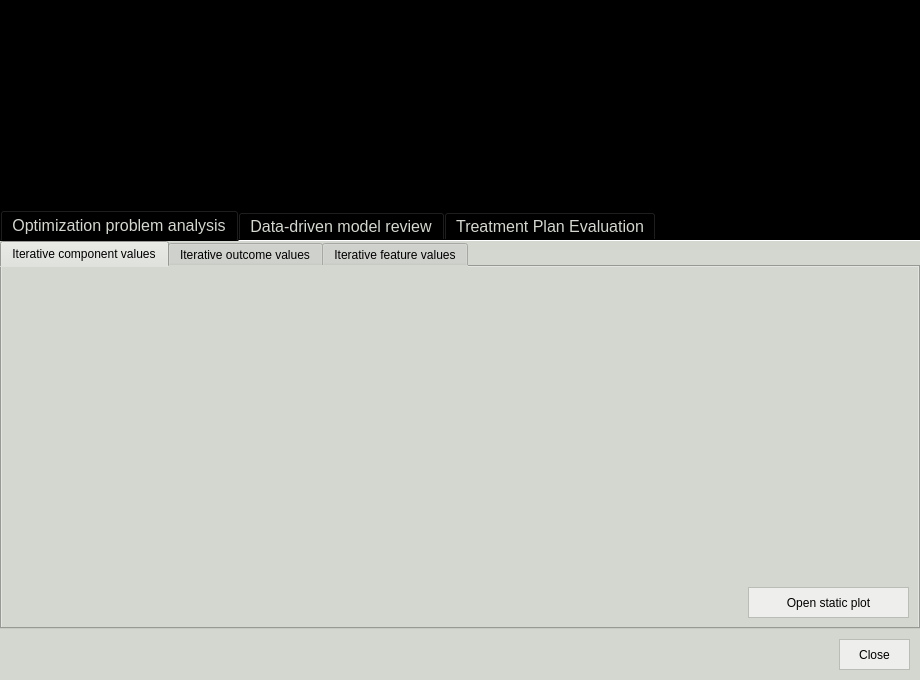
<?xml version="1.0" encoding="UTF-8"?>
<ui version="4.0">
 <class>vis_window</class>
 <widget class="QMainWindow" name="vis_window">
  <property name="windowModality">
   <enum>Qt::WindowModal</enum>
  </property>
  <property name="geometry">
   <rect>
    <x>0</x>
    <y>0</y>
    <width>920</width>
    <height>680</height>
   </rect>
  </property>
  <property name="minimumSize">
   <size>
    <width>920</width>
    <height>680</height>
   </size>
  </property>
  <property name="maximumSize">
   <size>
    <width>2560</width>
    <height>1440</height>
   </size>
  </property>
  <property name="windowTitle">
   <string>Visualizer</string>
  </property>
  <property name="windowIcon">
   <iconset resource="../../gui/assets/resources.qrc">
    <normaloff>:/special_icons/icons_special/logo_white_icon.png</normaloff>:/special_icons/icons_special/logo_white_icon.png</iconset>
  </property>
  <widget class="QWidget" name="central_widget">
   <property name="styleSheet">
    <string notr="true">color: rgb(211, 215, 207);
background-color: rgb(0, 0, 0);</string>
   </property>
   <layout class="QVBoxLayout" name="central_widget_layout">
    <property name="spacing">
     <number>0</number>
    </property>
    <property name="leftMargin">
     <number>0</number>
    </property>
    <property name="topMargin">
     <number>0</number>
    </property>
    <property name="rightMargin">
     <number>0</number>
    </property>
    <property name="bottomMargin">
     <number>0</number>
    </property>
    <item>
     <layout class="QVBoxLayout" name="body_layout">
      <item>
       <layout class="QGridLayout" name="widget_layout" columnstretch="1,0,0">
        <property name="spacing">
         <number>0</number>
        </property>
        <item row="0" column="2">
         <widget class="QWidget" name="meta_settings_right_widget" native="true">
          <property name="sizePolicy">
           <sizepolicy hsizetype="Expanding" vsizetype="Preferred">
            <horstretch>1</horstretch>
            <verstretch>0</verstretch>
           </sizepolicy>
          </property>
          <property name="minimumSize">
           <size>
            <width>333</width>
            <height>0</height>
           </size>
          </property>
         </widget>
        </item>
        <item row="0" column="0">
         <widget class="QWidget" name="meta_settings_left_widget" native="true">
          <property name="sizePolicy">
           <sizepolicy hsizetype="Expanding" vsizetype="Preferred">
            <horstretch>0</horstretch>
            <verstretch>0</verstretch>
           </sizepolicy>
          </property>
          <property name="minimumSize">
           <size>
            <width>333</width>
            <height>0</height>
           </size>
          </property>
         </widget>
        </item>
        <item row="4" column="0" colspan="3">
         <widget class="QTabWidget" name="categories_widget">
          <property name="minimumSize">
           <size>
            <width>916</width>
            <height>0</height>
           </size>
          </property>
          <property name="font">
           <font>
            <pointsize>12</pointsize>
           </font>
          </property>
          <property name="currentIndex">
           <number>0</number>
          </property>
          <property name="iconSize">
           <size>
            <width>50</width>
            <height>50</height>
           </size>
          </property>
          <property name="documentMode">
           <bool>true</bool>
          </property>
          <widget class="QWidget" name="tab_problem">
           <property name="styleSheet">
            <string notr="true">color: rgb(0, 0, 0);
background-color: rgb(211, 215, 207);</string>
           </property>
           <attribute name="title">
            <string>Optimization problem analysis</string>
           </attribute>
           <layout class="QVBoxLayout" name="tab_problem_meta_layout">
            <property name="spacing">
             <number>0</number>
            </property>
            <property name="leftMargin">
             <number>0</number>
            </property>
            <property name="topMargin">
             <number>0</number>
            </property>
            <property name="rightMargin">
             <number>0</number>
            </property>
            <property name="bottomMargin">
             <number>0</number>
            </property>
            <item>
             <layout class="QVBoxLayout" name="tab_problem_layout">
              <item>
               <widget class="QTabWidget" name="tab_problem_fields">
                <property name="currentIndex">
                 <number>0</number>
                </property>
                <widget class="QWidget" name="comp_vals_widget">
                 <attribute name="title">
                  <string>Iterative component values</string>
                 </attribute>
                 <layout class="QVBoxLayout" name="comp_vals_meta_layout">
                  <item>
                   <layout class="QVBoxLayout" name="comp_vals_layout">
                    <item>
                     <layout class="QHBoxLayout" name="comp_vals_top_layout">
                      <item>
                       <widget class="QWidget" name="comp_vals_top_widget" native="true">
                        <property name="minimumSize">
                         <size>
                          <width>0</width>
                          <height>187</height>
                         </size>
                        </property>
                        <property name="styleSheet">
                         <string notr="true">border: 1px solid;
border-color: rgb(211, 215, 207);</string>
                        </property>
                        <layout class="QVBoxLayout" name="comp_vals_top_meta_layout">
                         <property name="spacing">
                          <number>0</number>
                         </property>
                         <property name="leftMargin">
                          <number>0</number>
                         </property>
                         <property name="topMargin">
                          <number>0</number>
                         </property>
                         <property name="rightMargin">
                          <number>0</number>
                         </property>
                         <property name="bottomMargin">
                          <number>0</number>
                         </property>
                         <item>
                          <layout class="QVBoxLayout" name="comp_vals_top_widget_layout">
                           <property name="spacing">
                            <number>0</number>
                           </property>
                          </layout>
                         </item>
                        </layout>
                       </widget>
                      </item>
                     </layout>
                    </item>
                    <item>
                     <layout class="QHBoxLayout" name="comp_vals_bottom_layout">
                      <item>
                       <spacer name="comp_vals_bottom_hspacer">
                        <property name="orientation">
                         <enum>Qt::Horizontal</enum>
                        </property>
                        <property name="sizeHint" stdset="0">
                         <size>
                          <width>40</width>
                          <height>20</height>
                         </size>
                        </property>
                       </spacer>
                      </item>
                      <item>
                       <widget class="QPushButton" name="open_comp_vals_pbutton">
                        <property name="minimumSize">
                         <size>
                          <width>161</width>
                          <height>31</height>
                         </size>
                        </property>
                        <property name="maximumSize">
                         <size>
                          <width>161</width>
                          <height>31</height>
                         </size>
                        </property>
                        <property name="cursor">
                         <cursorShape>PointingHandCursor</cursorShape>
                        </property>
                        <property name="styleSheet">
                         <string notr="true">color: rgb(0, 0, 0);
background-color: rgb(238, 238, 236);
border: 1px solid;
border-color: rgb(186, 189, 182);</string>
                        </property>
                        <property name="text">
                         <string>Open static plot</string>
                        </property>
                       </widget>
                      </item>
                     </layout>
                    </item>
                   </layout>
                  </item>
                 </layout>
                </widget>
                <widget class="QWidget" name="outc_vals_widget">
                 <attribute name="title">
                  <string>Iterative outcome values</string>
                 </attribute>
                 <layout class="QVBoxLayout" name="outc_vals_meta_layout">
                  <item>
                   <layout class="QVBoxLayout" name="outc_vals_layout">
                    <item>
                     <layout class="QHBoxLayout" name="outc_vals_top_layout">
                      <item>
                       <widget class="QWidget" name="outc_vals_top_widget" native="true">
                        <property name="minimumSize">
                         <size>
                          <width>0</width>
                          <height>187</height>
                         </size>
                        </property>
                        <property name="styleSheet">
                         <string notr="true">border: 1px solid;
border-color: rgb(211, 215, 207);</string>
                        </property>
                        <layout class="QVBoxLayout" name="outc_vals_top_meta_layout">
                         <property name="spacing">
                          <number>0</number>
                         </property>
                         <property name="leftMargin">
                          <number>0</number>
                         </property>
                         <property name="topMargin">
                          <number>0</number>
                         </property>
                         <property name="rightMargin">
                          <number>0</number>
                         </property>
                         <property name="bottomMargin">
                          <number>0</number>
                         </property>
                         <item>
                          <layout class="QVBoxLayout" name="outc_vals_top_widget_layout">
                           <property name="spacing">
                            <number>0</number>
                           </property>
                          </layout>
                         </item>
                        </layout>
                       </widget>
                      </item>
                     </layout>
                    </item>
                    <item>
                     <layout class="QHBoxLayout" name="outc_vals_bottom_layout">
                      <item>
                       <spacer name="outc_vals_bottom_hspacer">
                        <property name="orientation">
                         <enum>Qt::Horizontal</enum>
                        </property>
                        <property name="sizeHint" stdset="0">
                         <size>
                          <width>40</width>
                          <height>20</height>
                         </size>
                        </property>
                       </spacer>
                      </item>
                      <item>
                       <widget class="QPushButton" name="open_outc_vals_pbutton">
                        <property name="minimumSize">
                         <size>
                          <width>161</width>
                          <height>31</height>
                         </size>
                        </property>
                        <property name="maximumSize">
                         <size>
                          <width>161</width>
                          <height>31</height>
                         </size>
                        </property>
                        <property name="cursor">
                         <cursorShape>PointingHandCursor</cursorShape>
                        </property>
                        <property name="styleSheet">
                         <string notr="true">color: rgb(0, 0, 0);
background-color: rgb(238, 238, 236);
border: 1px solid;
border-color: rgb(186, 189, 182);</string>
                        </property>
                        <property name="text">
                         <string>Open static plot</string>
                        </property>
                       </widget>
                      </item>
                     </layout>
                    </item>
                   </layout>
                  </item>
                 </layout>
                </widget>
                <widget class="QWidget" name="feat_vals_widget">
                 <attribute name="title">
                  <string>Iterative feature values</string>
                 </attribute>
                 <layout class="QVBoxLayout" name="feat_vals_meta_layout">
                  <item>
                   <layout class="QVBoxLayout" name="feat_vals_layout">
                    <item>
                     <layout class="QHBoxLayout" name="feat_vals_top_layout">
                      <item>
                       <widget class="QWidget" name="feat_vals_top_widget" native="true">
                        <property name="minimumSize">
                         <size>
                          <width>0</width>
                          <height>187</height>
                         </size>
                        </property>
                        <property name="styleSheet">
                         <string notr="true">border: 1px solid;
border-color: rgb(211, 215, 207);</string>
                        </property>
                        <layout class="QVBoxLayout" name="feat_vals_top_meta_layout">
                         <property name="spacing">
                          <number>0</number>
                         </property>
                         <property name="leftMargin">
                          <number>0</number>
                         </property>
                         <property name="topMargin">
                          <number>0</number>
                         </property>
                         <property name="rightMargin">
                          <number>0</number>
                         </property>
                         <property name="bottomMargin">
                          <number>0</number>
                         </property>
                         <item>
                          <layout class="QVBoxLayout" name="feat_vals_top_widget_layout">
                           <property name="spacing">
                            <number>0</number>
                           </property>
                          </layout>
                         </item>
                        </layout>
                       </widget>
                      </item>
                     </layout>
                    </item>
                    <item>
                     <layout class="QHBoxLayout" name="feat_vals_bottom_layout">
                      <item>
                       <spacer name="feat_vals_bottom_hspacer">
                        <property name="orientation">
                         <enum>Qt::Horizontal</enum>
                        </property>
                        <property name="sizeHint" stdset="0">
                         <size>
                          <width>40</width>
                          <height>20</height>
                         </size>
                        </property>
                       </spacer>
                      </item>
                      <item>
                       <widget class="QPushButton" name="open_feat_vals_pbutton">
                        <property name="minimumSize">
                         <size>
                          <width>161</width>
                          <height>31</height>
                         </size>
                        </property>
                        <property name="maximumSize">
                         <size>
                          <width>161</width>
                          <height>31</height>
                         </size>
                        </property>
                        <property name="cursor">
                         <cursorShape>PointingHandCursor</cursorShape>
                        </property>
                        <property name="styleSheet">
                         <string notr="true">color: rgb(0, 0, 0);
background-color: rgb(238, 238, 236);
border: 1px solid;
border-color: rgb(186, 189, 182);</string>
                        </property>
                        <property name="text">
                         <string>Open static plot</string>
                        </property>
                       </widget>
                      </item>
                     </layout>
                    </item>
                   </layout>
                  </item>
                 </layout>
                </widget>
               </widget>
              </item>
             </layout>
            </item>
           </layout>
          </widget>
          <widget class="QWidget" name="tab_model">
           <property name="styleSheet">
            <string notr="true">color: rgb(0, 0, 0);
background-color: rgb(211, 215, 207);</string>
           </property>
           <attribute name="title">
            <string>Data-driven model review</string>
           </attribute>
           <layout class="QVBoxLayout" name="tab_model_meta_layout">
            <property name="spacing">
             <number>0</number>
            </property>
            <property name="leftMargin">
             <number>0</number>
            </property>
            <property name="topMargin">
             <number>0</number>
            </property>
            <property name="rightMargin">
             <number>0</number>
            </property>
            <property name="bottomMargin">
             <number>0</number>
            </property>
            <item>
             <layout class="QVBoxLayout" name="tab_model_layout">
              <item>
               <widget class="QTabWidget" name="tab_model_fields">
                <property name="currentIndex">
                 <number>0</number>
                </property>
                <widget class="QWidget" name="metrics_widget">
                 <attribute name="title">
                  <string>Evaluation metrics</string>
                 </attribute>
                 <layout class="QVBoxLayout" name="metrics_meta_layout">
                  <item>
                   <layout class="QVBoxLayout" name="metrics_layout">
                    <item>
                     <layout class="QHBoxLayout" name="metrics_top_layout">
                      <item>
                       <widget class="QWidget" name="metrics_top_widget" native="true">
                        <property name="minimumSize">
                         <size>
                          <width>0</width>
                          <height>187</height>
                         </size>
                        </property>
                        <property name="styleSheet">
                         <string notr="true">border: 1px solid;
border-color: rgb(211, 215, 207);</string>
                        </property>
                        <layout class="QVBoxLayout" name="metrics_top_meta_layout">
                         <property name="spacing">
                          <number>0</number>
                         </property>
                         <property name="leftMargin">
                          <number>0</number>
                         </property>
                         <property name="topMargin">
                          <number>0</number>
                         </property>
                         <property name="rightMargin">
                          <number>0</number>
                         </property>
                         <property name="bottomMargin">
                          <number>0</number>
                         </property>
                         <item>
                          <layout class="QVBoxLayout" name="metrics_top_widget_layout">
                           <property name="spacing">
                            <number>0</number>
                           </property>
                          </layout>
                         </item>
                        </layout>
                       </widget>
                      </item>
                     </layout>
                    </item>
                    <item>
                     <layout class="QHBoxLayout" name="metrics_bottom_layout">
                      <item>
                       <spacer name="metrics_bottom_hspacer">
                        <property name="orientation">
                         <enum>Qt::Horizontal</enum>
                        </property>
                        <property name="sizeHint" stdset="0">
                         <size>
                          <width>40</width>
                          <height>20</height>
                         </size>
                        </property>
                       </spacer>
                      </item>
                      <item>
                       <widget class="QPushButton" name="open_metrics_graphs_pbutton">
                        <property name="minimumSize">
                         <size>
                          <width>161</width>
                          <height>31</height>
                         </size>
                        </property>
                        <property name="maximumSize">
                         <size>
                          <width>161</width>
                          <height>31</height>
                         </size>
                        </property>
                        <property name="cursor">
                         <cursorShape>PointingHandCursor</cursorShape>
                        </property>
                        <property name="styleSheet">
                         <string notr="true">color: rgb(0, 0, 0);
background-color: rgb(238, 238, 236);
border: 1px solid;
border-color: rgb(186, 189, 182);</string>
                        </property>
                        <property name="text">
                         <string>Open static plot (gr.)</string>
                        </property>
                       </widget>
                      </item>
                      <item>
                       <widget class="QPushButton" name="open_metrics_tables_pbutton">
                        <property name="minimumSize">
                         <size>
                          <width>161</width>
                          <height>31</height>
                         </size>
                        </property>
                        <property name="maximumSize">
                         <size>
                          <width>161</width>
                          <height>31</height>
                         </size>
                        </property>
                        <property name="cursor">
                         <cursorShape>PointingHandCursor</cursorShape>
                        </property>
                        <property name="styleSheet">
                         <string notr="true">color: rgb(0, 0, 0);
background-color: rgb(238, 238, 236);
border: 1px solid;
border-color: rgb(186, 189, 182);</string>
                        </property>
                        <property name="text">
                         <string>Open static plot (tab.)</string>
                        </property>
                       </widget>
                      </item>
                     </layout>
                    </item>
                   </layout>
                  </item>
                 </layout>
                </widget>
                <widget class="QWidget" name="perm_widget">
                 <attribute name="title">
                  <string>Permutation importance</string>
                 </attribute>
                 <layout class="QVBoxLayout" name="perm_meta_layout">
                  <item>
                   <layout class="QVBoxLayout" name="perm_layout">
                    <item>
                     <layout class="QHBoxLayout" name="perm_top_layout">
                      <item>
                       <widget class="QWidget" name="perm_top_widget" native="true">
                        <property name="minimumSize">
                         <size>
                          <width>0</width>
                          <height>187</height>
                         </size>
                        </property>
                        <property name="styleSheet">
                         <string notr="true">border: 1px solid;
border-color: rgb(211, 215, 207);</string>
                        </property>
                        <layout class="QVBoxLayout" name="perm_top_meta_layout">
                         <property name="spacing">
                          <number>0</number>
                         </property>
                         <property name="leftMargin">
                          <number>0</number>
                         </property>
                         <property name="topMargin">
                          <number>0</number>
                         </property>
                         <property name="rightMargin">
                          <number>0</number>
                         </property>
                         <property name="bottomMargin">
                          <number>0</number>
                         </property>
                         <item>
                          <layout class="QVBoxLayout" name="perm_top_widget_layout">
                           <property name="spacing">
                            <number>0</number>
                           </property>
                          </layout>
                         </item>
                        </layout>
                       </widget>
                      </item>
                     </layout>
                    </item>
                    <item>
                     <layout class="QHBoxLayout" name="perm_bottom_layout">
                      <item>
                       <spacer name="perm_bottom_hspacer">
                        <property name="orientation">
                         <enum>Qt::Horizontal</enum>
                        </property>
                        <property name="sizeHint" stdset="0">
                         <size>
                          <width>40</width>
                          <height>20</height>
                         </size>
                        </property>
                       </spacer>
                      </item>
                      <item>
                       <widget class="QPushButton" name="open_perm_pbutton">
                        <property name="minimumSize">
                         <size>
                          <width>161</width>
                          <height>31</height>
                         </size>
                        </property>
                        <property name="maximumSize">
                         <size>
                          <width>161</width>
                          <height>31</height>
                         </size>
                        </property>
                        <property name="cursor">
                         <cursorShape>PointingHandCursor</cursorShape>
                        </property>
                        <property name="styleSheet">
                         <string notr="true">color: rgb(0, 0, 0);
background-color: rgb(238, 238, 236);
border: 1px solid;
border-color: rgb(186, 189, 182);</string>
                        </property>
                        <property name="text">
                         <string>Open static plot</string>
                        </property>
                       </widget>
                      </item>
                     </layout>
                    </item>
                   </layout>
                  </item>
                 </layout>
                </widget>
               </widget>
              </item>
             </layout>
            </item>
           </layout>
          </widget>
          <widget class="QWidget" name="tab_plan">
           <property name="styleSheet">
            <string notr="true">color: rgb(0, 0, 0);
background-color: rgb(211, 215, 207);</string>
           </property>
           <attribute name="title">
            <string>Treatment Plan Evaluation</string>
           </attribute>
           <layout class="QVBoxLayout" name="tab_plan_meta_layout">
            <property name="spacing">
             <number>0</number>
            </property>
            <property name="leftMargin">
             <number>0</number>
            </property>
            <property name="topMargin">
             <number>0</number>
            </property>
            <property name="rightMargin">
             <number>0</number>
            </property>
            <property name="bottomMargin">
             <number>0</number>
            </property>
            <item>
             <layout class="QVBoxLayout" name="tab_plan_layout">
              <item>
               <widget class="QTabWidget" name="tab_plan_fields">
                <property name="currentIndex">
                 <number>0</number>
                </property>
                <widget class="QWidget" name="image_widget">
                 <attribute name="title">
                  <string>CT/Dose image</string>
                 </attribute>
                 <layout class="QVBoxLayout" name="image_meta_layout">
                  <item>
                   <layout class="QVBoxLayout" name="image_layout">
                    <item>
                     <layout class="QHBoxLayout" name="image_top_layout">
                      <item>
                       <widget class="QWidget" name="image_top_widget" native="true">
                        <property name="minimumSize">
                         <size>
                          <width>0</width>
                          <height>187</height>
                         </size>
                        </property>
                        <property name="styleSheet">
                         <string notr="true">border: 1px solid;
border-color: rgb(211, 215, 207);</string>
                        </property>
                        <layout class="QVBoxLayout" name="image_top_meta_layout">
                         <property name="spacing">
                          <number>0</number>
                         </property>
                         <property name="leftMargin">
                          <number>0</number>
                         </property>
                         <property name="topMargin">
                          <number>0</number>
                         </property>
                         <property name="rightMargin">
                          <number>0</number>
                         </property>
                         <property name="bottomMargin">
                          <number>0</number>
                         </property>
                         <item>
                          <layout class="QVBoxLayout" name="image_top_widget_layout">
                           <property name="spacing">
                            <number>0</number>
                           </property>
                          </layout>
                         </item>
                        </layout>
                       </widget>
                      </item>
                     </layout>
                    </item>
                    <item>
                     <layout class="QHBoxLayout" name="image_bottom_layout">
                      <item>
                       <spacer name="image_bottom_hspacer">
                        <property name="orientation">
                         <enum>Qt::Horizontal</enum>
                        </property>
                        <property name="sizeHint" stdset="0">
                         <size>
                          <width>40</width>
                          <height>20</height>
                         </size>
                        </property>
                       </spacer>
                      </item>
                      <item>
                       <widget class="QPushButton" name="open_image_pbutton">
                        <property name="minimumSize">
                         <size>
                          <width>161</width>
                          <height>31</height>
                         </size>
                        </property>
                        <property name="maximumSize">
                         <size>
                          <width>161</width>
                          <height>31</height>
                         </size>
                        </property>
                        <property name="cursor">
                         <cursorShape>PointingHandCursor</cursorShape>
                        </property>
                        <property name="styleSheet">
                         <string notr="true">color: rgb(0, 0, 0);
background-color: rgb(238, 238, 236);
border: 1px solid;
border-color: rgb(186, 189, 182);</string>
                        </property>
                        <property name="text">
                         <string>Open static plot</string>
                        </property>
                       </widget>
                      </item>
                     </layout>
                    </item>
                   </layout>
                  </item>
                 </layout>
                </widget>
                <widget class="QWidget" name="dvh_widget">
                 <attribute name="title">
                  <string>Dose-volume histogram</string>
                 </attribute>
                 <layout class="QVBoxLayout" name="dvh_meta_layout">
                  <item>
                   <layout class="QVBoxLayout" name="dvh_layout">
                    <item>
                     <layout class="QHBoxLayout" name="dvh_top_layout">
                      <item>
                       <widget class="QWidget" name="dvh_top_widget" native="true">
                        <property name="minimumSize">
                         <size>
                          <width>0</width>
                          <height>187</height>
                         </size>
                        </property>
                        <property name="styleSheet">
                         <string notr="true">border: 1px solid;
border-color: rgb(211, 215, 207);</string>
                        </property>
                        <layout class="QVBoxLayout" name="dvh_top_meta_layout">
                         <property name="spacing">
                          <number>0</number>
                         </property>
                         <property name="leftMargin">
                          <number>0</number>
                         </property>
                         <property name="topMargin">
                          <number>0</number>
                         </property>
                         <property name="rightMargin">
                          <number>0</number>
                         </property>
                         <property name="bottomMargin">
                          <number>0</number>
                         </property>
                         <item>
                          <layout class="QVBoxLayout" name="dvh_top_widget_layout">
                           <property name="spacing">
                            <number>0</number>
                           </property>
                          </layout>
                         </item>
                        </layout>
                       </widget>
                      </item>
                     </layout>
                    </item>
                    <item>
                     <layout class="QHBoxLayout" name="dvh_bottom_layout">
                      <item>
                       <spacer name="dvh_bottom_hspacer">
                        <property name="orientation">
                         <enum>Qt::Horizontal</enum>
                        </property>
                        <property name="sizeHint" stdset="0">
                         <size>
                          <width>40</width>
                          <height>20</height>
                         </size>
                        </property>
                       </spacer>
                      </item>
                      <item>
                       <widget class="QPushButton" name="open_dvh_pbutton">
                        <property name="minimumSize">
                         <size>
                          <width>161</width>
                          <height>31</height>
                         </size>
                        </property>
                        <property name="maximumSize">
                         <size>
                          <width>161</width>
                          <height>31</height>
                         </size>
                        </property>
                        <property name="cursor">
                         <cursorShape>PointingHandCursor</cursorShape>
                        </property>
                        <property name="styleSheet">
                         <string notr="true">color: rgb(0, 0, 0);
background-color: rgb(238, 238, 236);
border: 1px solid;
border-color: rgb(186, 189, 182);</string>
                        </property>
                        <property name="text">
                         <string>Open static plot</string>
                        </property>
                       </widget>
                      </item>
                     </layout>
                    </item>
                   </layout>
                  </item>
                 </layout>
                </widget>
                <widget class="QWidget" name="ind_widget">
                 <attribute name="title">
                  <string>Quality indicators</string>
                 </attribute>
                 <layout class="QVBoxLayout" name="ind_meta_layout">
                  <item>
                   <layout class="QVBoxLayout" name="ind_layout">
                    <item>
                     <spacer name="ind_top_vspacer">
                      <property name="orientation">
                       <enum>Qt::Vertical</enum>
                      </property>
                      <property name="sizeHint" stdset="0">
                       <size>
                        <width>20</width>
                        <height>40</height>
                       </size>
                      </property>
                     </spacer>
                    </item>
                    <item>
                     <layout class="QHBoxLayout" name="ind_bottom_layout">
                      <item>
                       <spacer name="ind_bottom_hspacer">
                        <property name="orientation">
                         <enum>Qt::Horizontal</enum>
                        </property>
                        <property name="sizeHint" stdset="0">
                         <size>
                          <width>40</width>
                          <height>20</height>
                         </size>
                        </property>
                       </spacer>
                      </item>
                      <item>
                       <widget class="QPushButton" name="open_ind_pbutton">
                        <property name="minimumSize">
                         <size>
                          <width>161</width>
                          <height>31</height>
                         </size>
                        </property>
                        <property name="maximumSize">
                         <size>
                          <width>161</width>
                          <height>31</height>
                         </size>
                        </property>
                        <property name="cursor">
                         <cursorShape>PointingHandCursor</cursorShape>
                        </property>
                        <property name="styleSheet">
                         <string notr="true">color: rgb(0, 0, 0);
background-color: rgb(238, 238, 236);
border: 1px solid;
border-color: rgb(186, 189, 182);</string>
                        </property>
                        <property name="text">
                         <string>Open static plot</string>
                        </property>
                       </widget>
                      </item>
                     </layout>
                    </item>
                   </layout>
                  </item>
                 </layout>
                </widget>
               </widget>
              </item>
             </layout>
            </item>
           </layout>
          </widget>
         </widget>
        </item>
        <item row="0" column="1">
         <widget class="QWidget" name="logo_widget" native="true">
          <property name="minimumSize">
           <size>
            <width>250</width>
            <height>210</height>
           </size>
          </property>
          <property name="maximumSize">
           <size>
            <width>250</width>
            <height>210</height>
           </size>
          </property>
          <layout class="QHBoxLayout" name="logo_widget_layout">
           <property name="leftMargin">
            <number>0</number>
           </property>
           <property name="topMargin">
            <number>0</number>
           </property>
           <property name="rightMargin">
            <number>0</number>
           </property>
           <property name="bottomMargin">
            <number>0</number>
           </property>
           <item>
            <widget class="QLabel" name="logo_pixmap">
             <property name="maximumSize">
              <size>
               <width>210</width>
               <height>210</height>
              </size>
             </property>
             <property name="pixmap">
              <pixmap resource="../../gui/assets/resources.qrc">:/Logo/logo_white_square.png</pixmap>
             </property>
             <property name="scaledContents">
              <bool>true</bool>
             </property>
             <property name="alignment">
              <set>Qt::AlignCenter</set>
             </property>
            </widget>
           </item>
          </layout>
         </widget>
        </item>
       </layout>
      </item>
      <item>
       <widget class="QWidget" name="bottom_widget" native="true">
        <property name="styleSheet">
         <string notr="true">background-color: rgb(211, 215, 207);</string>
        </property>
        <layout class="QHBoxLayout" name="bottom_widget_meta_layout">
         <property name="leftMargin">
          <number>0</number>
         </property>
         <property name="topMargin">
          <number>0</number>
         </property>
         <property name="rightMargin">
          <number>0</number>
         </property>
         <property name="bottomMargin">
          <number>0</number>
         </property>
         <item>
          <layout class="QHBoxLayout" name="bottom_widget_layout">
           <property name="leftMargin">
            <number>10</number>
           </property>
           <property name="topMargin">
            <number>10</number>
           </property>
           <property name="rightMargin">
            <number>10</number>
           </property>
           <property name="bottomMargin">
            <number>10</number>
           </property>
           <item>
            <spacer name="bottom_hspacer">
             <property name="orientation">
              <enum>Qt::Horizontal</enum>
             </property>
             <property name="sizeHint" stdset="0">
              <size>
               <width>40</width>
               <height>20</height>
              </size>
             </property>
            </spacer>
           </item>
           <item>
            <widget class="QPushButton" name="close_visualizer_pbutton">
             <property name="minimumSize">
              <size>
               <width>71</width>
               <height>31</height>
              </size>
             </property>
             <property name="maximumSize">
              <size>
               <width>71</width>
               <height>31</height>
              </size>
             </property>
             <property name="cursor">
              <cursorShape>PointingHandCursor</cursorShape>
             </property>
             <property name="styleSheet">
              <string notr="true">color: rgb(0, 0, 0);
background-color: rgb(238, 238, 236);
border: 1px solid;
border-color: rgb(186, 189, 182);</string>
             </property>
             <property name="text">
              <string>Close</string>
             </property>
            </widget>
           </item>
          </layout>
         </item>
        </layout>
       </widget>
      </item>
     </layout>
    </item>
   </layout>
  </widget>
 </widget>
 <resources>
  <include location="../../gui/assets/resources.qrc"/>
  <include location="../../gui/assets/resources.qrc"/>
  <include location="../assets/resources.qrc"/>
  <include location="../assets/resources.qrc"/>
 </resources>
 <connections/>
</ui>
